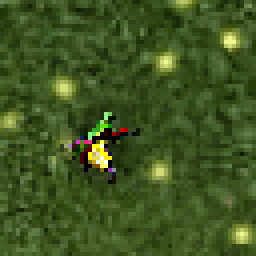
#> input picture copilot-starter-kit-main/training_data/povei/sample_0.png, 64 x 64 px (shown 4 times larger); its folder holds only this picture in this run
$ python test_new_detector.py
#> lines starting #> are read from the running program, lines starting #| are printed output that depends on the picture; after the words box and inside, x2 and y2 are one past the last pixel; in counts of white or black regions, pixels touching at a corner belong together
"""
Финальная проверка нового детектора повея (тёмно-бордо #430006 как главный маркер).
"""
import cv2
import numpy as np
import os

POVEI_COLOR_PINK_H_LO  = 150
POVEI_COLOR_PINK_H_HI  = 175
POVEI_COLOR_PINK_S_MIN = 130
POVEI_COLOR_PINK_V_MIN = 150
POVEI_COLOR_DARK_H_LO  = 160
POVEI_COLOR_DARK_H_HI  = 179
POVEI_COLOR_DARK_S_MIN = 180
POVEI_COLOR_DARK_V_MIN = 5
POVEI_COLOR_DARK_V_MAX = 120
POVEI_COLOR_MIN_AREA   = 2
POVEI_COLOR_MAX_AREA   = 5000
POVEI_COLOR_MORPH_K    = 5
POVEI_COLOR_DARK_MIN_PX = 2

povei_dir = os.path.join('training_data', 'povei')
files = sorted([f for f in os.listdir(povei_dir) if f.endswith('.png')])

detected = 0
not_detected = []

for fname in files:
    fpath = os.path.join(povei_dir, fname)
    img = cv2.imread(fpath)
#> img is the input picture: shape (64, 64, 3); mean B, G, R 33, 85.4, 63.2
    if img is None:
        continue
    hsv = cv2.cvtColor(img, cv2.COLOR_BGR2HSV)
#> hsv: shape (64, 64, 3); mean H, S, V 43.6, 161.3, 86.1

    lo_dark = np.array([POVEI_COLOR_DARK_H_LO, POVEI_COLOR_DARK_S_MIN, POVEI_COLOR_DARK_V_MIN], np.uint8)
    hi_dark = np.array([POVEI_COLOR_DARK_H_HI, 255, POVEI_COLOR_DARK_V_MAX], np.uint8)
    mask_dark = cv2.inRange(hsv, lo_dark, hi_dark)
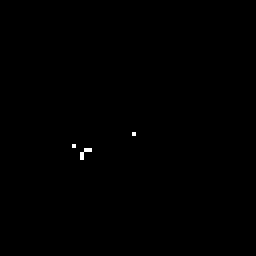
#> mask_dark: shape (64, 64) (shown 4 times larger); 0.15% white in thin lines or dots, all inside (x1, y1, x2, y2) = (18, 33, 34, 40)

    lo_pink = np.array([POVEI_COLOR_PINK_H_LO, POVEI_COLOR_PINK_S_MIN, POVEI_COLOR_PINK_V_MIN], np.uint8)
    hi_pink = np.array([POVEI_COLOR_PINK_H_HI, 255, 255], np.uint8)
    mask_pink = cv2.inRange(hsv, lo_pink, hi_pink)
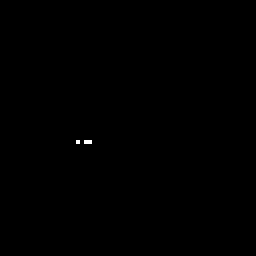
#> mask_pink: shape (64, 64) (shown 4 times larger); 0.07% white in thin lines or dots, all inside (x1, y1, x2, y2) = (19, 35, 23, 36)

    k = cv2.getStructuringElement(cv2.MORPH_ELLIPSE, (POVEI_COLOR_MORPH_K, POVEI_COLOR_MORPH_K))
    mask_dark_closed = cv2.morphologyEx(mask_dark, cv2.MORPH_CLOSE, k)
    mask_pink_closed = cv2.morphologyEx(mask_pink, cv2.MORPH_CLOSE, k)
    mask_all = cv2.bitwise_or(mask_dark_closed, mask_pink_closed)

    num_labels, labels_map, stats, centroids = cv2.connectedComponentsWithStats(mask_all, connectivity=8)
#> labels_map: shape (64, 64) int32; 5 distinct labels, from 0 to 4
#> num_labels = 5; stats = [[0, 0, 64, 64, 4086], [33, 33, 1, 1, 1], [18, 35, 2, 2, 2], [21, 35, 2, 1, 2], [20, 37, 3, 3, 5]]; centroids = [[31.52, 31.49], [33, 33], [18.5, 35.5], [21.5, 35], [20.6, 37.6]]

    found = False
    best_score = 0
    for lbl in range(1, num_labels):
        area = int(stats[lbl, cv2.CC_STAT_AREA])
        if area < POVEI_COLOR_MIN_AREA or area > POVEI_COLOR_MAX_AREA:
            continue
        cx_roi = int(centroids[lbl][0])
        cy_roi = int(centroids[lbl][1])
        comp_mask = (labels_map == lbl).astype(np.uint8)
        dark_px = int(np.sum(cv2.bitwise_and(mask_dark, comp_mask) > 0))
        pink_px = int(np.sum(cv2.bitwise_and(mask_pink, comp_mask) > 0))
        pad = 28
        h_r, w_r = mask_dark.shape[:2]
        rx1 = max(0, cx_roi - pad); ry1 = max(0, cy_roi - pad)
        rx2 = min(w_r, cx_roi + pad); ry2 = min(h_r, cy_roi + pad)
        dark_px = max(dark_px, int(np.sum(mask_dark[ry1:ry2, rx1:rx2] > 0)))
        pink_px = max(pink_px, int(np.sum(mask_pink[ry1:ry2, rx1:rx2] > 0)))
        if dark_px >= POVEI_COLOR_DARK_MIN_PX:
            found = True
            best_score = max(best_score, dark_px * 2 + pink_px)
#> this loop made 4 passes
#> (area, cx_roi, cy_roi, ry1, rx2, ry2) on passes 2 to 4: (2, 18, 35, 7, 46, 63), (2, 21, 35, 7, 49, 63), (5, 20, 37, 9, 48, 64)
#> area on pass 1: 1

    if found:
        detected += 1
        print(f"  OK: {fname}  dark={int(np.sum(mask_dark>0))}  pink={int(np.sum(mask_pink>0))}  score={best_score}")
#|   OK: sample_0.png  dark=6  pink=3  score=15
    else:
        not_detected.append(fname)
        d = int(np.sum(mask_dark > 0)); p = int(np.sum(mask_pink > 0))
        if d > 0 or p > 0:
            print(f"  MISS: {fname}  dark={d}  pink={p}  (labels={num_labels-1})")

print()
print(f"=== ИТОГ ===")
print(f"Детектировано:    {detected}/{len(files)} = {100*detected/len(files):.1f}%")
print(f"Не детектировано: {len(not_detected)}/{len(files)}")
if not_detected:
    print(f"Пропущенные ({len(not_detected)}): {', '.join(not_detected[:15])}{'...' if len(not_detected) > 15 else ''}")
